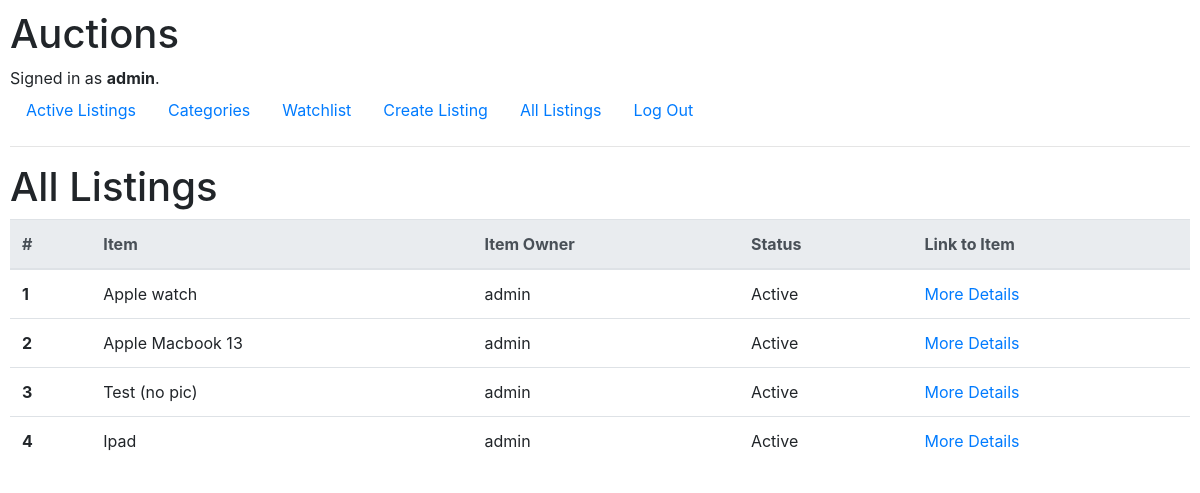
The app's page /view_all_listings (signed in) with its own data.
### auctions/models.py (models this page shows, shortened)
class User(AbstractUser):
    def __str__(self):
        return f"{self.username}"

class Auction(models.Model):
    item_name = models.CharField(max_length=64)
    item_category = models.ForeignKey(Category, on_delete=models.PROTECT, db_column="category")
    item_owner = models.ForeignKey(User, on_delete=models.CASCADE)
    item_image_url = models.URLField(max_length=256)
    item_starting_bid = models.DecimalField(max_digits=9, decimal_places=2)
    item_description = models.CharField(max_length=255)
    item_is_active = models.BooleanField(default=True)
    users_watching = models.ManyToManyField(User, blank=True, related_name='watching') # Call by (User obj).watching.all()

### auctions/views.py (the view)
# urls.py: path("view_all_listings", views.view_all_listings, name="view_all_listings"),
def view_all_listings(request):
    if request.method =='GET':
        items = Auction.objects.all()
        return render(request, "auctions/all_listings.html", {
            "listings": items
        })

### auctions/templates/auctions/all_listings.html
{% extends "auctions/layout.html" %}
{% block body %}
    <h1>All Listings</h1>
      <table class="table">
        <thead class="thead-light">
          <tr>
            <th scope="col">#</th>
            <th scope="col">Item</th>
            <th scope="col">Item Owner</th>
            <th scope="col">Status</th>
            <th scope="col">Link to Item </th>
          </tr>
        </thead>
        <tbody>
            {% for listing in listings %}
            <tr>
                <th scope="row">{{ forloop.counter }}</th>
                <td>{{ listing.item_name }}</td>
                <td>{{ listing.item_owner }}</td>
                {% if listing.item_is_active %}
                    <td>Active</td>
                {% else %}
                    <td>Closed</td>
                {% endif %}
                <td><a href="{% url 'show_listing' listing.id %}">More Details</a></td>
              </tr>
            {% empty %}
            There are no listing records available.
            {% endfor %}
{% endblock %}

### auctions/templates/auctions/layout.html (shortened to what this page needs)
{% load static %}
<!DOCTYPE html>
<html lang="en">
    <head>
        <link rel="stylesheet" href="https://stackpath.bootstrapcdn.com/bootstrap/4.4.1/css/bootstrap.min.css">
        <link href="{% static 'auctions/styles.css' %}" rel="stylesheet">
    </head>
    <body>
        <h1>Auctions</h1>
        <div>
            {% if user.is_authenticated %}
                Signed in as <strong>{{ user.username }}</strong>.
            {% else %}
                Not signed in.
            {% endif %}
        </div>
        <ul class="nav">
            <li class="nav-item">
                <a class="nav-link" href="{% url 'index' %}">Active Listings</a>
            </li>
            {% if user.is_authenticated %}
				<li class="nav-item">
					<a class="nav-link" href="">Categories</a>
				</li>
				<li class="nav-item">
					<a class="nav-link" href="{% url 'view_watchlist' %}">Watchlist</a>
				</li>
				<li class="nav-item">
					<a class="nav-link" href="{% url 'create_listing' %}">Create Listing</a>
				</li>
                <li class="nav-item">
					<a class="nav-link" href="{% url 'view_all_listings' %}">All Listings</a>
				</li>
                <li class="nav-item">
                    <a class="nav-link" href="{% url 'logout' %}">Log Out</a>
                </li>
            {% endif %}
        </ul>
        <hr>
        {% block body %}
        {% endblock %}
    </body>
</html>

### auctions/static/auctions/styles.css (style rules this page uses)
body { padding: 10px; }

### records on screen
User: username "admin"
Auction: item_name "Apple watch", item_owner "admin", item_is_active "Active"
Auction: item_name "Apple Macbook 13", item_owner "admin", item_is_active "Active"
Auction: item_name "Test (no pic)", item_owner "admin", item_is_active "Active"
Auction: item_name "Ipad", item_owner "admin", item_is_active "Active"
